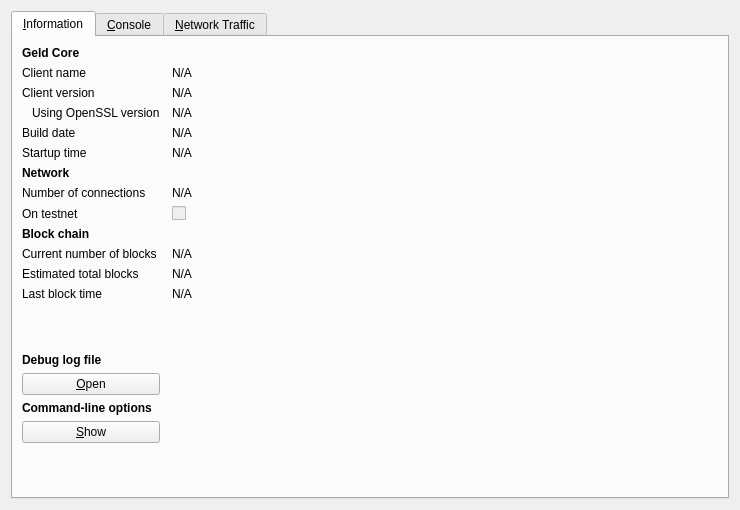
<?xml version="1.0" encoding="UTF-8"?>
<ui version="4.0">
 <class>RPCConsole</class>
 <widget class="QDialog" name="RPCConsole">
  <property name="geometry">
   <rect>
    <x>0</x>
    <y>0</y>
    <width>740</width>
    <height>510</height>
   </rect>
  </property>
  <property name="windowTitle">
   <string>Geld - Debug window</string>
  </property>
  <layout class="QVBoxLayout" name="verticalLayout_2">
   <item>
    <widget class="QTabWidget" name="tabWidget">
     <property name="currentIndex">
      <number>0</number>
     </property>
     <widget class="QWidget" name="tab_info">
      <attribute name="title">
       <string>&amp;Information</string>
      </attribute>
      <layout class="QGridLayout" name="gridLayout" columnstretch="0,1">
       <property name="horizontalSpacing">
        <number>12</number>
       </property>
       <item row="0" column="0">
        <widget class="QLabel" name="label_9">
         <property name="font">
          <font>
           <weight>75</weight>
           <bold>true</bold>
          </font>
         </property>
         <property name="text">
          <string>Geld Core</string>
         </property>
        </widget>
       </item>
       <item row="1" column="0">
        <widget class="QLabel" name="label_5">
         <property name="text">
          <string>Client name</string>
         </property>
        </widget>
       </item>
       <item row="1" column="1">
        <widget class="QLabel" name="clientName">
         <property name="cursor">
          <cursorShape>IBeamCursor</cursorShape>
         </property>
         <property name="text">
          <string>N/A</string>
         </property>
         <property name="textFormat">
          <enum>Qt::PlainText</enum>
         </property>
         <property name="textInteractionFlags">
          <set>Qt::LinksAccessibleByMouse|Qt::TextSelectableByKeyboard|Qt::TextSelectableByMouse</set>
         </property>
        </widget>
       </item>
       <item row="2" column="0">
        <widget class="QLabel" name="label_6">
         <property name="text">
          <string>Client version</string>
         </property>
        </widget>
       </item>
       <item row="2" column="1">
        <widget class="QLabel" name="clientVersion">
         <property name="cursor">
          <cursorShape>IBeamCursor</cursorShape>
         </property>
         <property name="text">
          <string>N/A</string>
         </property>
         <property name="textFormat">
          <enum>Qt::PlainText</enum>
         </property>
         <property name="textInteractionFlags">
          <set>Qt::LinksAccessibleByMouse|Qt::TextSelectableByKeyboard|Qt::TextSelectableByMouse</set>
         </property>
        </widget>
       </item>
       <item row="3" column="0">
        <widget class="QLabel" name="label_14">
         <property name="text">
          <string>Using OpenSSL version</string>
         </property>
         <property name="indent">
          <number>10</number>
         </property>
        </widget>
       </item>
       <item row="3" column="1">
        <widget class="QLabel" name="openSSLVersion">
         <property name="cursor">
          <cursorShape>IBeamCursor</cursorShape>
         </property>
         <property name="text">
          <string>N/A</string>
         </property>
         <property name="textFormat">
          <enum>Qt::PlainText</enum>
         </property>
         <property name="textInteractionFlags">
          <set>Qt::LinksAccessibleByMouse|Qt::TextSelectableByKeyboard|Qt::TextSelectableByMouse</set>
         </property>
        </widget>
       </item>
       <item row="4" column="0">
        <widget class="QLabel" name="label_12">
         <property name="text">
          <string>Build date</string>
         </property>
        </widget>
       </item>
       <item row="4" column="1">
        <widget class="QLabel" name="buildDate">
         <property name="cursor">
          <cursorShape>IBeamCursor</cursorShape>
         </property>
         <property name="text">
          <string>N/A</string>
         </property>
         <property name="textFormat">
          <enum>Qt::PlainText</enum>
         </property>
         <property name="textInteractionFlags">
          <set>Qt::LinksAccessibleByMouse|Qt::TextSelectableByKeyboard|Qt::TextSelectableByMouse</set>
         </property>
        </widget>
       </item>
       <item row="5" column="0">
        <widget class="QLabel" name="label_13">
         <property name="text">
          <string>Startup time</string>
         </property>
        </widget>
       </item>
       <item row="5" column="1">
        <widget class="QLabel" name="startupTime">
         <property name="cursor">
          <cursorShape>IBeamCursor</cursorShape>
         </property>
         <property name="text">
          <string>N/A</string>
         </property>
         <property name="textFormat">
          <enum>Qt::PlainText</enum>
         </property>
         <property name="textInteractionFlags">
          <set>Qt::LinksAccessibleByMouse|Qt::TextSelectableByKeyboard|Qt::TextSelectableByMouse</set>
         </property>
        </widget>
       </item>
       <item row="6" column="0">
        <widget class="QLabel" name="label_11">
         <property name="font">
          <font>
           <weight>75</weight>
           <bold>true</bold>
          </font>
         </property>
         <property name="text">
          <string>Network</string>
         </property>
        </widget>
       </item>
       <item row="7" column="0">
        <widget class="QLabel" name="label_7">
         <property name="text">
          <string>Number of connections</string>
         </property>
        </widget>
       </item>
       <item row="7" column="1">
        <widget class="QLabel" name="numberOfConnections">
         <property name="cursor">
          <cursorShape>IBeamCursor</cursorShape>
         </property>
         <property name="text">
          <string>N/A</string>
         </property>
         <property name="textFormat">
          <enum>Qt::PlainText</enum>
         </property>
         <property name="textInteractionFlags">
          <set>Qt::LinksAccessibleByMouse|Qt::TextSelectableByKeyboard|Qt::TextSelectableByMouse</set>
         </property>
        </widget>
       </item>
       <item row="8" column="0">
        <widget class="QLabel" name="label_8">
         <property name="text">
          <string>On testnet</string>
         </property>
        </widget>
       </item>
       <item row="8" column="1">
        <widget class="QCheckBox" name="isTestNet">
         <property name="enabled">
          <bool>false</bool>
         </property>
         <property name="text">
          <string/>
         </property>
        </widget>
       </item>
       <item row="9" column="0">
        <widget class="QLabel" name="label_10">
         <property name="font">
          <font>
           <weight>75</weight>
           <bold>true</bold>
          </font>
         </property>
         <property name="text">
          <string>Block chain</string>
         </property>
        </widget>
       </item>
       <item row="10" column="0">
        <widget class="QLabel" name="label_3">
         <property name="text">
          <string>Current number of blocks</string>
         </property>
        </widget>
       </item>
       <item row="10" column="1">
        <widget class="QLabel" name="numberOfBlocks">
         <property name="cursor">
          <cursorShape>IBeamCursor</cursorShape>
         </property>
         <property name="text">
          <string>N/A</string>
         </property>
         <property name="textFormat">
          <enum>Qt::PlainText</enum>
         </property>
         <property name="textInteractionFlags">
          <set>Qt::LinksAccessibleByMouse|Qt::TextSelectableByKeyboard|Qt::TextSelectableByMouse</set>
         </property>
        </widget>
       </item>
       <item row="11" column="0">
        <widget class="QLabel" name="label_4">
         <property name="text">
          <string>Estimated total blocks</string>
         </property>
        </widget>
       </item>
       <item row="11" column="1">
        <widget class="QLabel" name="totalBlocks">
         <property name="cursor">
          <cursorShape>IBeamCursor</cursorShape>
         </property>
         <property name="text">
          <string>N/A</string>
         </property>
         <property name="textFormat">
          <enum>Qt::PlainText</enum>
         </property>
         <property name="textInteractionFlags">
          <set>Qt::LinksAccessibleByMouse|Qt::TextSelectableByKeyboard|Qt::TextSelectableByMouse</set>
         </property>
        </widget>
       </item>
       <item row="12" column="0">
        <widget class="QLabel" name="label_2">
         <property name="text">
          <string>Last block time</string>
         </property>
        </widget>
       </item>
       <item row="12" column="1">
        <widget class="QLabel" name="lastBlockTime">
         <property name="cursor">
          <cursorShape>IBeamCursor</cursorShape>
         </property>
         <property name="text">
          <string>N/A</string>
         </property>
         <property name="textFormat">
          <enum>Qt::PlainText</enum>
         </property>
         <property name="textInteractionFlags">
          <set>Qt::LinksAccessibleByMouse|Qt::TextSelectableByKeyboard|Qt::TextSelectableByMouse</set>
         </property>
        </widget>
       </item>
       <item row="13" column="0">
        <spacer name="verticalSpacer_2">
         <property name="orientation">
          <enum>Qt::Vertical</enum>
         </property>
         <property name="sizeHint" stdset="0">
          <size>
           <width>20</width>
           <height>20</height>
          </size>
         </property>
        </spacer>
       </item>
       <item row="14" column="0">
        <widget class="QLabel" name="labelDebugLogfile">
         <property name="font">
          <font>
           <weight>75</weight>
           <bold>true</bold>
          </font>
         </property>
         <property name="text">
          <string>Debug log file</string>
         </property>
        </widget>
       </item>
       <item row="15" column="0">
        <widget class="QPushButton" name="openDebugLogfileButton">
         <property name="toolTip">
          <string>Open the Geld debug log file from the current data directory. This can take a few seconds for large log files.</string>
         </property>
         <property name="text">
          <string>&amp;Open</string>
         </property>
         <property name="autoDefault">
          <bool>false</bool>
         </property>
        </widget>
       </item>
       <item row="16" column="0">
        <widget class="QLabel" name="labelCLOptions">
         <property name="font">
          <font>
           <weight>75</weight>
           <bold>true</bold>
          </font>
         </property>
         <property name="text">
          <string>Command-line options</string>
         </property>
        </widget>
       </item>
       <item row="17" column="0">
        <widget class="QPushButton" name="showCLOptionsButton">
         <property name="toolTip">
          <string>Show the Geld-Qt help message to get a list with possible Geld command-line options.</string>
         </property>
         <property name="text">
          <string>&amp;Show</string>
         </property>
         <property name="autoDefault">
          <bool>false</bool>
         </property>
        </widget>
       </item>
       <item row="18" column="0">
        <spacer name="verticalSpacer">
         <property name="orientation">
          <enum>Qt::Vertical</enum>
         </property>
         <property name="sizeHint" stdset="0">
          <size>
           <width>20</width>
           <height>40</height>
          </size>
         </property>
        </spacer>
       </item>
      </layout>
     </widget>
     <widget class="QWidget" name="tab_console">
      <attribute name="title">
       <string>&amp;Console</string>
      </attribute>
      <layout class="QVBoxLayout" name="verticalLayout_3">
       <property name="spacing">
        <number>3</number>
       </property>
       <item>
        <widget class="QTextEdit" name="messagesWidget">
         <property name="minimumSize">
          <size>
           <width>0</width>
           <height>100</height>
          </size>
         </property>
         <property name="readOnly">
          <bool>true</bool>
         </property>
         <property name="tabKeyNavigation" stdset="0">
          <bool>false</bool>
         </property>
         <property name="columnCount" stdset="0">
          <number>2</number>
         </property>
        </widget>
       </item>
       <item>
        <layout class="QHBoxLayout" name="horizontalLayout">
         <property name="spacing">
          <number>3</number>
         </property>
         <item>
          <widget class="QLabel" name="label">
           <property name="text">
            <string notr="true">&gt;</string>
           </property>
          </widget>
         </item>
         <item>
          <widget class="QLineEdit" name="lineEdit"/>
         </item>
         <item>
          <widget class="QPushButton" name="clearButton">
           <property name="maximumSize">
            <size>
             <width>24</width>
             <height>24</height>
            </size>
           </property>
           <property name="toolTip">
            <string>Clear console</string>
           </property>
           <property name="text">
            <string/>
           </property>
           <property name="icon">
            <iconset resource="../bitcoin.qrc">
             <normaloff>:/icons/remove</normaloff>:/icons/remove</iconset>
           </property>
           <property name="shortcut">
            <string notr="true">Ctrl+L</string>
           </property>
           <property name="autoDefault">
            <bool>false</bool>
           </property>
          </widget>
         </item>
        </layout>
       </item>
      </layout>
     </widget>
     <widget class="QWidget" name="tab">
      <attribute name="title">
       <string>&amp;Network Traffic</string>
      </attribute>
      <layout class="QHBoxLayout" name="horizontalLayout_3">
       <item>
        <layout class="QVBoxLayout" name="verticalLayout_4">
         <item>
          <widget class="TrafficGraphWidget" name="trafficGraph" native="true">
           <property name="sizePolicy">
            <sizepolicy hsizetype="Expanding" vsizetype="Expanding">
             <horstretch>0</horstretch>
             <verstretch>0</verstretch>
            </sizepolicy>
           </property>
          </widget>
         </item>
         <item>
          <layout class="QHBoxLayout" name="horizontalLayout_2">
           <item>
            <widget class="QSlider" name="sldGraphRange">
             <property name="minimum">
              <number>1</number>
             </property>
             <property name="maximum">
              <number>288</number>
             </property>
             <property name="pageStep">
              <number>12</number>
             </property>
             <property name="value">
              <number>6</number>
             </property>
             <property name="orientation">
              <enum>Qt::Horizontal</enum>
             </property>
            </widget>
           </item>
           <item>
            <widget class="QLabel" name="lblGraphRange">
             <property name="minimumSize">
              <size>
               <width>100</width>
               <height>0</height>
              </size>
             </property>
             <property name="alignment">
              <set>Qt::AlignCenter</set>
             </property>
            </widget>
           </item>
           <item>
            <widget class="QPushButton" name="btnClearTrafficGraph">
             <property name="text">
              <string>&amp;Clear</string>
             </property>
            </widget>
           </item>
          </layout>
         </item>
        </layout>
       </item>
       <item>
        <layout class="QVBoxLayout" name="verticalLayout">
         <item>
          <widget class="QGroupBox" name="groupBox">
           <property name="title">
            <string>Totals</string>
           </property>
           <layout class="QVBoxLayout" name="verticalLayout_5">
            <item>
             <layout class="QHBoxLayout" name="horizontalLayout_4">
              <item>
               <widget class="Line" name="line">
                <property name="sizePolicy">
                 <sizepolicy hsizetype="Fixed" vsizetype="Fixed">
                  <horstretch>0</horstretch>
                  <verstretch>0</verstretch>
                 </sizepolicy>
                </property>
                <property name="minimumSize">
                 <size>
                  <width>10</width>
                  <height>0</height>
                 </size>
                </property>
                <property name="palette">
                 <palette>
                  <active>
                   <colorrole role="Light">
                    <brush brushstyle="SolidPattern">
                     <color alpha="255">
                      <red>0</red>
                      <green>255</green>
                      <blue>0</blue>
                     </color>
                    </brush>
                   </colorrole>
                  </active>
                  <inactive>
                   <colorrole role="Light">
                    <brush brushstyle="SolidPattern">
                     <color alpha="255">
                      <red>0</red>
                      <green>255</green>
                      <blue>0</blue>
                     </color>
                    </brush>
                   </colorrole>
                  </inactive>
                  <disabled>
                   <colorrole role="Light">
                    <brush brushstyle="SolidPattern">
                     <color alpha="255">
                      <red>0</red>
                      <green>255</green>
                      <blue>0</blue>
                     </color>
                    </brush>
                   </colorrole>
                  </disabled>
                 </palette>
                </property>
                <property name="orientation">
                 <enum>Qt::Horizontal</enum>
                </property>
               </widget>
              </item>
              <item>
               <widget class="QLabel" name="label_16">
                <property name="text">
                 <string>In:</string>
                </property>
               </widget>
              </item>
              <item>
               <widget class="QLabel" name="lblBytesIn">
                <property name="minimumSize">
                 <size>
                  <width>50</width>
                  <height>0</height>
                 </size>
                </property>
                <property name="alignment">
                 <set>Qt::AlignRight|Qt::AlignTrailing|Qt::AlignVCenter</set>
                </property>
               </widget>
              </item>
             </layout>
            </item>
            <item>
             <layout class="QHBoxLayout" name="horizontalLayout_5">
              <item>
               <widget class="Line" name="line_2">
                <property name="sizePolicy">
                 <sizepolicy hsizetype="Fixed" vsizetype="Fixed">
                  <horstretch>0</horstretch>
                  <verstretch>0</verstretch>
                 </sizepolicy>
                </property>
                <property name="minimumSize">
                 <size>
                  <width>10</width>
                  <height>0</height>
                 </size>
                </property>
                <property name="palette">
                 <palette>
                  <active>
                   <colorrole role="Light">
                    <brush brushstyle="SolidPattern">
                     <color alpha="255">
                      <red>255</red>
                      <green>0</green>
                      <blue>0</blue>
                     </color>
                    </brush>
                   </colorrole>
                  </active>
                  <inactive>
                   <colorrole role="Light">
                    <brush brushstyle="SolidPattern">
                     <color alpha="255">
                      <red>255</red>
                      <green>0</green>
                      <blue>0</blue>
                     </color>
                    </brush>
                   </colorrole>
                  </inactive>
                  <disabled>
                   <colorrole role="Light">
                    <brush brushstyle="SolidPattern">
                     <color alpha="255">
                      <red>255</red>
                      <green>0</green>
                      <blue>0</blue>
                     </color>
                    </brush>
                   </colorrole>
                  </disabled>
                 </palette>
                </property>
                <property name="orientation">
                 <enum>Qt::Horizontal</enum>
                </property>
               </widget>
              </item>
              <item>
               <widget class="QLabel" name="label_17">
                <property name="text">
                 <string>Out:</string>
                </property>
               </widget>
              </item>
              <item>
               <widget class="QLabel" name="lblBytesOut">
                <property name="minimumSize">
                 <size>
                  <width>50</width>
                  <height>0</height>
                 </size>
                </property>
                <property name="alignment">
                 <set>Qt::AlignRight|Qt::AlignTrailing|Qt::AlignVCenter</set>
                </property>
               </widget>
              </item>
             </layout>
            </item>
            <item>
             <spacer name="verticalSpacer_4">
              <property name="orientation">
               <enum>Qt::Vertical</enum>
              </property>
              <property name="sizeHint" stdset="0">
               <size>
                <width>20</width>
                <height>407</height>
               </size>
              </property>
             </spacer>
            </item>
           </layout>
          </widget>
         </item>
        </layout>
       </item>
      </layout>
     </widget>
    </widget>
   </item>
  </layout>
 </widget>
 <customwidgets>
  <customwidget>
   <class>TrafficGraphWidget</class>
   <extends>QWidget</extends>
   <header>trafficgraphwidget.h</header>
   <container>1</container>
   <slots>
    <slot>clear()</slot>
   </slots>
  </customwidget>
 </customwidgets>
 <resources>
  <include location="../bitcoin.qrc"/>
 </resources>
 <connections/>
</ui>
